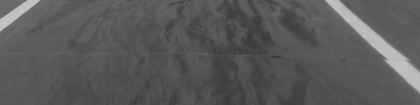
%> input picture 14.jpg, 420 x 105 px, shrunk from 600 x 150 before the run
$ octave filtrado_espacial.m   (GNU Octave 9; MATLAB toolbox functions it lacks are replaced by stand-ins)
%> lines starting %> are read from the running program, lines starting %| are printed output that depends on the picture
### simple_nlm.m
function [output]=simple_nlm(input,t,f,h1,h2,selfsim)

 %%%%%%%%%%%%%%%%%%%%%%%%%%%%%%%%%%%%%%%%%%%%%%%%%%%%%%%%%%%%%%%
 %
 %  input   : image to be filtered
 %  t       : radius of search window
 %  f       : radius of similarity window
 %  h1,h2   : w(i,j) = exp(-||GaussFilter(h1) .* (p(i) - p(j))||_2^2/h2^2)
 %  selfsim : w(i,i) = selfsim, for all i
 %
 %  Note:
 %    if selfsim = 0, then w(i,i) = max_{j neq i} w(i,j), for all i
 %
 %  Author: Christian Desrosiers
 %  Date: 07-07-2015
 %
 %  Reimplementation of the Non-Local Means Filter by Jose Vicente Manjon-Herrera
 %
 %  For details see:
 %     A. Buades, B. Coll and J.M. Morel, "A non-local algorithm for image denoising"
 %
 %%%%%%%%%%%%%%%%%%%%%%%%%%%%%%%%%%%%%%%%%%%%%%%%%%%%%%%%%%%%%%%

 [m,n]=size(input);
 pixels = input(:);

 s = m*n;

 psize = 2*f+1;
 nsize = 2*t+1;
 % Compute patches
 padInput = padarray(input,[f f],'symmetric');
 filter = fspecial('gaussian',psize,h1);
 patches = repmat(sqrt(filter(:))',[s 1]) .* im2col(padInput, [psize psize], 'sliding')';

 % Compute list of edges (pixel pairs within the same search window)
 indexes = reshape(1:s, m, n);
 padIndexes = padarray(indexes, [t t]);
 neighbors = im2col(padIndexes, [nsize, nsize], 'sliding');
 TT = repmat(1:s, [nsize^2 1]);
 edges = [TT(:) neighbors(:)];
 RR = find(TT(:) >= neighbors(:));
 edges(RR, :) = [];

 % Compute weight matrix (using weighted Euclidean distance)
 diff = patches(edges(:,1), :) - patches(edges(:,2), :);
 V = exp(-sum(diff.*diff,2)/h2^2);
 W = sparse(edges(:,1), edges(:,2), V, s, s);

 % Make matrix symetric and set diagonal elements
 if selfsim > 0
    W = W + W' + selfsim*speye(s);
 else
     maxv = max(W,[],2);
     W = W + W' + spdiags(maxv, 0, s, s);
 end

 % Normalize weights
 W = spdiags(1./sum(W,2), 0, s, s)*W;

 % Compute denoised image
 output = W*pixels;
 output = reshape(output, m , n);

### filtrado_espacial.m
%%%%%%%%%%%%%%%%% Filtrado espacial
[filename,path]=uigetfile({'*.jpg;*.png;*.bmp;*.tiff;*.tif;*.jfif'},'Select the MATLAB code file');
%> the answer given: 14.jpg
I=imread([path,filename]);
%> I is the input picture: size 105x420x3 uint8; min 54, max 200, mean 89.5
if size(I,3)==3
    I=rgb2gray(I);
%> I: size 105x420 uint8
end
I=double(I);
%> I: size 105x420 double


In = imnoise(mat2gray(I),'gaussian',0,0.003);
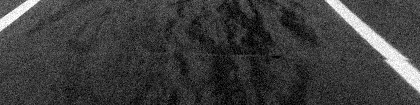
%> In: size 105x420 double; min 0, max 1, mean 0.243

If=uint8(simple_nlm(double(In),3,2,1,10,0)*255);
%> in simple_nlm, `padInput = padarray(input,[f f],'symmetric');`:
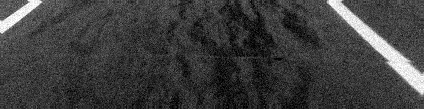
%> padInput: size 109x424 double; min 0, max 1, mean 0.244
%> in simple_nlm, `output = reshape(output, m , n);`:
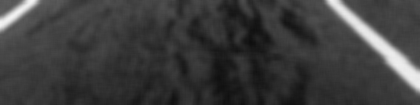
%> output: size 105x420 double; min 0.0564, max 0.955, mean 0.243

%In= imnoise(mat2gray(I),'salt & pepper',0.02);
%%
%%%%%%%%%%%%%%%%%%%%%%%%%%%%%%%%%%%%%%%%%%%%
%%%%%%        Filtro promedio      %%%%%%%%%
%%%  Ventana- Filtro debe de ser impar  %%%%
%%%%%%%%%%%%%%%%%%%%%%%%%%%%%%%%%%%%%%%%%%%%

w=ones(3);
w=w/sum(w(:));  %Promedio

w2=[20,20,20;20,1,20;20,20,20];  % promedio ponderado
w2=w2/sum(w2(:));
% agregar ceros
[a,b]=size(w);
ca=(a-1)/2;
cb=(b-1)/2;
Ir=In;
Ir=[zeros(cb,size(I,2));Ir;zeros(cb,size(I,2))];
Ir=[zeros(size(I,1)+2*cb,ca),Ir,zeros(size(I,1)+2*cb,ca)];
%> Ir: size 107x422 double

for i=1:size(Ir,1)-a
    for j=1:size(Ir,2)-b
        Ir(i+ca,j+cb)= sum(sum(w.*Ir(i:i+a-1,j:j+b-1)));
    end
end
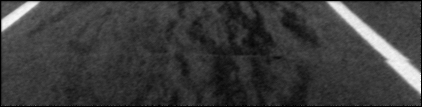
%> Ir: size 107x422 double; min 0, max 1, mean 0.235
Ir=Ir(ca+1:end-ca,cb+1:end-cb);
%> Ir: size 105x420 double
figure, imshow(uint8([I,In*255,Ir*255]))
% imtool(uint8(I))
% imtool(uint8(In*255))
% imtool(uint8(Ir*255))


%% Filtro estad韘tico mediana
I=imread([path,filename]);
if size(I,3)==3
    I=rgb2gray(I);
end
I=double(I);
In= imnoise(mat2gray(I),'salt & pepper',0.02);
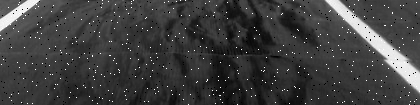
%> In: size 105x420 double; min 0, max 1, mean 0.248
a=3;
b=a;
Ir=In;
Ir=[zeros(cb,size(I,2));Ir;zeros(cb,size(I,2))];
%> Ir: size 107x420 double
Ir=[zeros(size(I,1)+2*cb,ca),Ir,zeros(size(I,1)+2*cb,ca)];
%> Ir: size 107x422 double
for i=1:size(Ir,1)-a
    for j=1:size(Ir,2)-b
        Irr=Ir(i:i+a-1,j:j+b-1);
        Ir(i+ca,j+cb)= median(Irr(:));
    end
end
Ir=Ir(ca+1:end-ca,cb+1:end-cb);
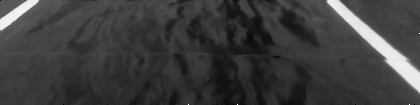
%> Ir: size 105x420 double; min 0, max 1, mean 0.243; mean of the top-left, top-right, bottom-left and bottom-right quarters 0.273, 0.276, 0.197, 0.228
%imwrite(Ir,'fign.jpg')
figure, imshow(uint8([I,In*256,Ir*256]))
%> after `imshow(uint8([I,In*256,Ir*256]))`:
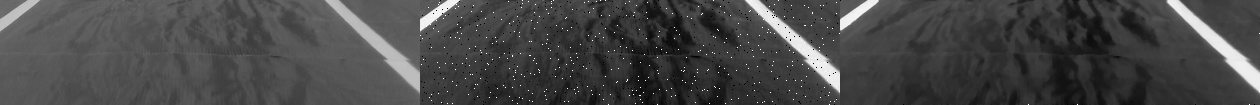
%> displayed picture: size 105x1260, on the screen's scale of 0 to 255; min 0, max 255, mean 71.8


%%%%%%%%%%%%%%% Mejoramiento con filtro Laplaciano

%> (the run ends here)
